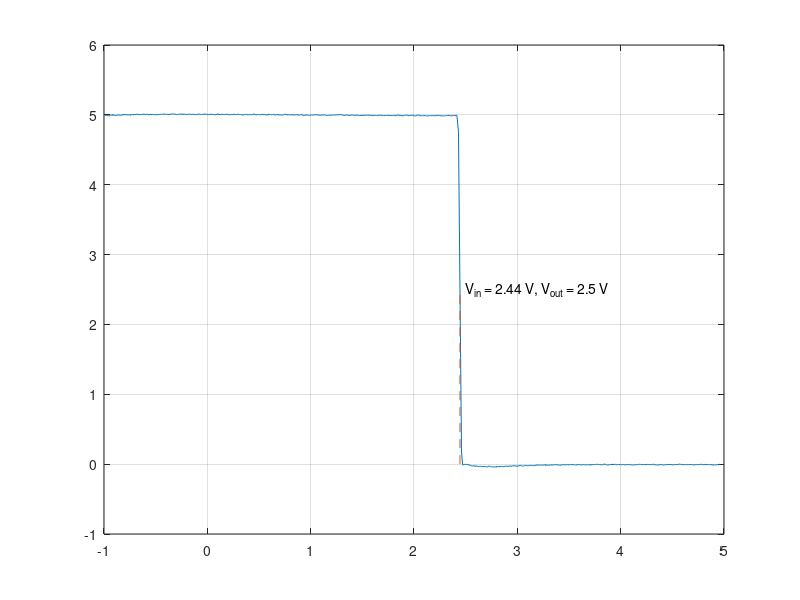

MATLAB code to generate this figure:
%% ECE 342 Lab Task 3 Part 2
close all;

input = csvread('cmos-exper-transient-INPUT.csv');
output = csvread('cmos-exper-transient-OUTPUT.csv');

inputVoltage = input(:,2);
outputVoltage = output(:,2);
inputVSub = inputVoltage(544:545);
outputVSub = outputVoltage(544:545);

plot(inputVoltage, outputVoltage);
grid on;
hold on;

halfwayPoint = interp1(outputVSub, inputVSub, 2.5)
line([halfwayPoint halfwayPoint], [0 2.5],'linestyle', '--');
text(2.5, 2.5, 'V_{in} = 2.44 V, V_{out} = 2.5 V');